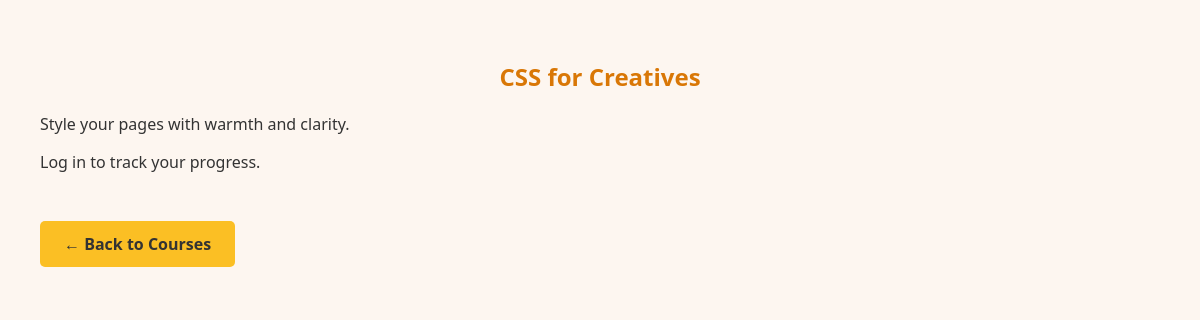
Screenshot of /course/2/ with the database file from the repository.
### LetsLearn/models.py (models this page shows, shortened)
class Course(models.Model):
    CATEGORY_CHOICES = [
        ('web', 'Web Development'),
        ('data', 'Data Science'),
        ('design', 'Design'),
    ]
    title = models.CharField(max_length=100)
    description = models.TextField()
    category = models.CharField(max_length=20, choices=CATEGORY_CHOICES, default='web')
    completed_by = models.ManyToManyField(User, blank=True)

### LetsLearn/views.py (the view)
# urls.py: path('course/<int:course_id>/', views.course_detail, name='course_detail'),
def course_detail(request, course_id):
    course = get_object_or_404(Course, id=course_id)
    return render(request, 'course_detail.html', {'course': course})

### templates/course_detail.html (shortened to what this page needs)
<!DOCTYPE html>
{% load static %}
<html>
<head>
  <link rel="stylesheet" href="{% static 'style.css' %}">
</head>
<body>
  <h2>{{ course.title }}</h2>
  <p>{{ course.description }}</p>
  {% if user.is_authenticated %}
    {% if user in course.completed_by.all %}
      <p> You’ve completed this course!</p>
    {% else %}
      <form method="post" action="{% url 'mark_completed' course.id %}">
        {% csrf_token %}
        <button type="submit">Mark as Completed</button>
      </form>
    {% endif %}
  {% else %}
    <p>Log in to track your progress.</p>
  {% endif %}
  <div class="back-container">
    <a href="{% url 'course_list' %}" class="back-button">← Back to Courses</a>
  </div>
</body>
</html>

### LetsLearn/static/style.css (style rules this page uses)
body { font-family: 'Segoe UI', sans-serif; background-color: #fdf6f0; color: #333; padding: 2rem; }
h1, h2 { color: #d97706; }
a { color: #92400e; text-decoration: none; }
h2 { text-align: center; color: #d97706; }

### templates/course_detail.html (style rules this page uses)
body { font-family: 'Segoe UI', sans-serif; background-color: #fdf6f0; color: #333; padding: 2rem; }
h2 { color: #d97706; }
button, .back-button { background-color: #fbbf24; border: none; padding: 0.75rem 1.5rem; font-weight: bold; cursor: pointer; border-radius: 5px; color: #333; text-decoration: none; display: inline-block; margin-top: 1rem; transition: background-color 0.3s ease; }
.back-container { margin-top: 2rem; }

### rows the page displays
Course: title "CSS for Creatives", description "Style your pages with warmth and clarity."
